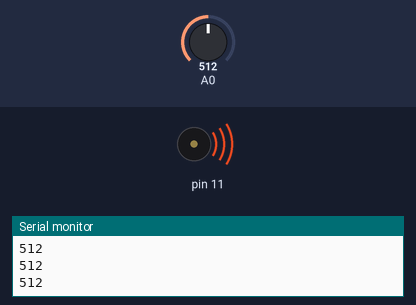
A sketch run on a simulated Arduino Uno, built with avr-gcc and run on an emulated ATmega328P. Parts: buzzer (waves = sounding), the last lines printed to the serial monitor. The test bench sets the inputs (shaded band); at power-on: A0 = 512.

Above: at 1.2 s.
1.3 s: A0 set to 496
At 2.3 s:
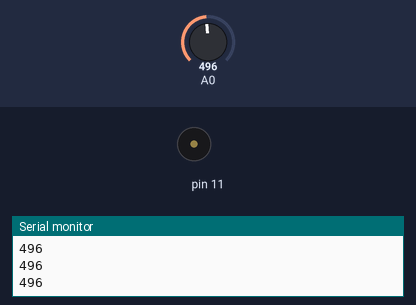
2.8 s: A0 set to 511
At 3.6 s:
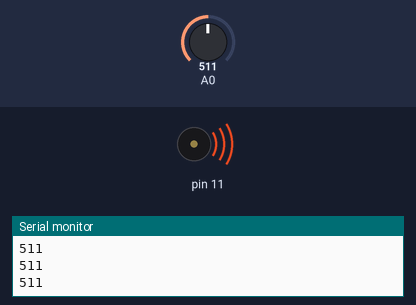
4.3 s: A0 set to 495
At 4.6 s:
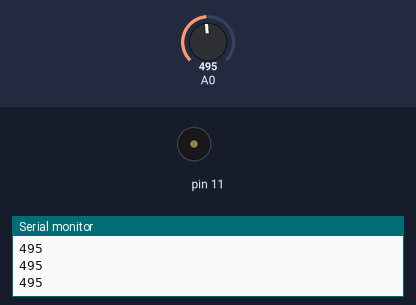
Timing chart, 0 to 7.3 s (numbered marks = the images above; inputs shaded):
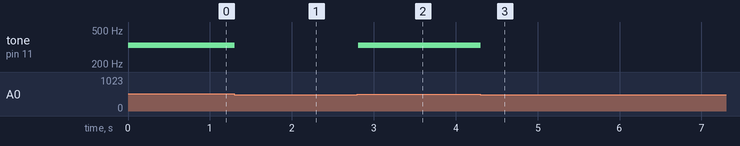

Measured:
- the behaviour switches between 505 and 504 on A0 (found by bisection; images 0 and 1)
- after the input at 1.3 s, tone on pin 11: 330 Hz → silent at once
- after the input at 2.8 s, tone on pin 11: silent → 330 Hz at once
- after the input at 4.3 s, tone on pin 11: 330 Hz → silent at once

The sketch:

four_key_piano.ino
```cpp
//int buttons [6];
//int buttons [0] = 2;
int notes[] = {262, 294, 330, 349};
void setup(){
  Serial.begin(9600);
}
void loop() {
  int keyVal = analogRead(A0);
  Serial.println(keyVal);
  if(keyVal==1023){
    tone(11, notes[0]);
  }
  else if(keyVal >= 990 && keyVal <= 1010){
    tone(11, notes[1]);
  }
  else if(keyVal >=505 && keyVal <=515){
    tone(11, notes[2]);
  }
  else if(keyVal >= 5 && keyVal <= 10){
    tone(11, notes[3]);
  }
  else{
    noTone(11);
  }
}
```
